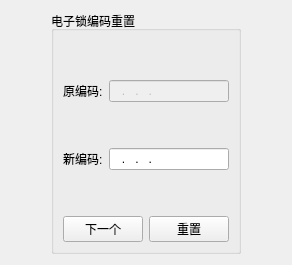
                   <widget class="QWidget" name="page_26">
                    <layout class="QVBoxLayout" name="verticalLayout_64">
                     <item>
                      <layout class="QHBoxLayout" name="horizontalLayout_66">
                       <item>
                        <spacer name="horizontalSpacer_20">
                         <property name="orientation">
                          <enum>Qt::Horizontal</enum>
                         </property>
                         <property name="sizeHint" stdset="0">
                          <size>
                           <width>40</width>
                           <height>20</height>
                          </size>
                         </property>
                        </spacer>
                       </item>
                       <item>
                        <widget class="QGroupBox" name="groupBox_11">
                         <property name="title">
                          <string>电子锁编码重置</string>
                         </property>
                         <layout class="QVBoxLayout" name="verticalLayout_60">
                          <item>
                           <spacer name="verticalSpacer_50">
                            <property name="orientation">
                             <enum>Qt::Vertical</enum>
                            </property>
                            <property name="sizeHint" stdset="0">
                             <size>
                              <width>20</width>
                              <height>40</height>
                             </size>
                            </property>
                           </spacer>
                          </item>
                          <item>
                           <layout class="QHBoxLayout" name="horizontalLayout_62">
                            <item>
                             <widget class="QLabel" name="label_29">
                              <property name="text">
                               <string>原编码:</string>
                              </property>
                             </widget>
                            </item>
                            <item>
                             <widget class="QLineEdit" name="lineEdit_19">
                              <property name="enabled">
                               <bool>false</bool>
                              </property>
                              <property name="inputMask">
                               <string>000.000.000.000</string>
                              </property>
                             </widget>
                            </item>
                           </layout>
                          </item>
                          <item>
                           <spacer name="verticalSpacer_51">
                            <property name="orientation">
                             <enum>Qt::Vertical</enum>
                            </property>
                            <property name="sizeHint" stdset="0">
                             <size>
                              <width>20</width>
                              <height>40</height>
                             </size>
                            </property>
                           </spacer>
                          </item>
                          <item>
                           <layout class="QHBoxLayout" name="horizontalLayout_63">
                            <item>
                             <widget class="QLabel" name="label_30">
                              <property name="text">
                               <string>新编码:</string>
                              </property>
                             </widget>
                            </item>
                            <item>
                             <widget class="QLineEdit" name="lineEdit_20">
                              <property name="inputMask">
                               <string>000.000.000.000</string>
                              </property>
                             </widget>
                            </item>
                           </layout>
                          </item>
                          <item>
                           <spacer name="verticalSpacer_52">
                            <property name="orientation">
                             <enum>Qt::Vertical</enum>
                            </property>
                            <property name="sizeHint" stdset="0">
                             <size>
                              <width>20</width>
                              <height>40</height>
                             </size>
                            </property>
                           </spacer>
                          </item>
                          <item>
                           <layout class="QHBoxLayout" name="horizontalLayout_64">
                            <item>
                             <widget class="QPushButton" name="pushButton_81">
                              <property name="minimumSize">
                               <size>
                                <width>75</width>
                                <height>0</height>
                               </size>
                              </property>
                              <property name="text">
                               <string>下一个</string>
                              </property>
                              <property name="icon">
                               <iconset>
                                <normaloff>:/image/forward.png</normaloff>:/image/forward.png</iconset>
                              </property>
                             </widget>
                            </item>
                            <item>
                             <widget class="QPushButton" name="pushButton_86">
                              <property name="minimumSize">
                               <size>
                                <width>75</width>
                                <height>0</height>
                               </size>
                              </property>
                              <property name="text">
                               <string>重置</string>
                              </property>
                              <property name="icon">
                               <iconset>
                                <normaloff>:/image/reset.ico</normaloff>:/image/reset.ico</iconset>
                              </property>
                             </widget>
                            </item>
                           </layout>
                          </item>
                         </layout>
                        </widget>
                       </item>
                       <item>
                        <spacer name="horizontalSpacer_21">
                         <property name="orientation">
                          <enum>Qt::Horizontal</enum>
                         </property>
                         <property name="sizeHint" stdset="0">
                          <size>
                           <width>40</width>
                           <height>20</height>
                          </size>
                         </property>
                        </spacer>
                       </item>
                      </layout>
                     </item>
                    </layout>
                   </widget>
